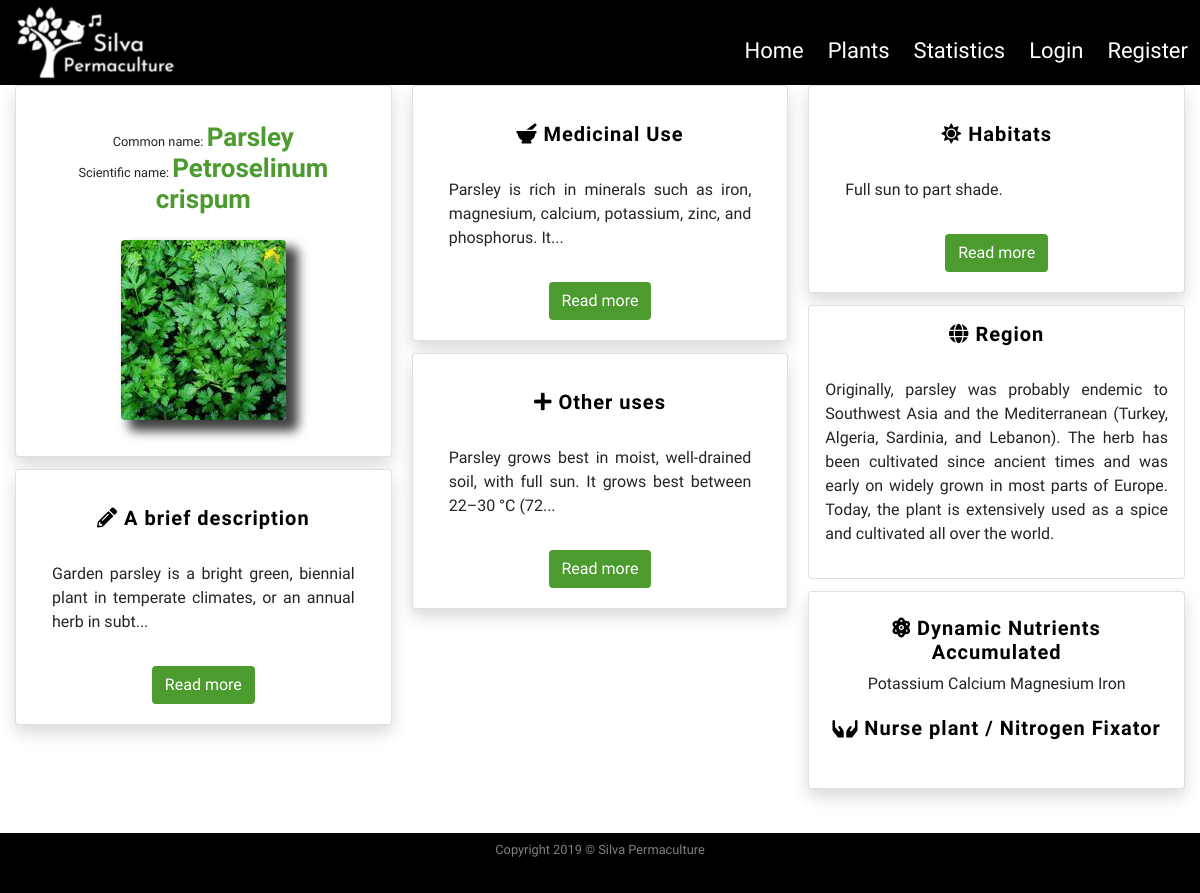
/plants/12, run on the app's committed database.
### silvapermaculture/models.py (models this page shows, shortened)
class SearchitMixin(object):
    @classmethod
    def search(cls, expression, page, per_page):
        ids, total = search_index(cls.__tablename__, expression, page, per_page)
        if total == 0:
            return cls.query.filter_by(id=0), 0
        when = []
        for i in range(len(ids)):
            when.append((ids[i],i))
        return cls.query.filter(cls.id.in_(ids)).order_by(
            db.case(when, value=cls.id)), total

class Plants(SearchitMixin, db.Model):
    __searchit__ = ['common_name', 'botanical_name', 'medicinal', 'region']
    id = db.Column(db.Integer, primary_key=True)
    common_name = db.Column(db.String(40), nullable=False)
    botanical_name = db.Column(db.String(80), unique=True, nullable=False)
    short_description = db.Column(db.Text, nullable=False)
    medicinal = db.Column(db.Text, nullable=False)
    other_uses = db.Column(db.Text, nullable=False)
    habitats = db.Column(db.Text, nullable=False)
    region = db.Column(db.Text, nullable=False)
    image_file = db.Column(db.String(100), default='default_plant_pic.jpg')
    date_added = db.Column(db.DateTime, nullable=False, default=datetime.utcnow)
    user_id = db.Column(db.Integer, db.ForeignKey('user.id'), nullable=False)
    dna = db.relationship('Dna', secondary = plants_dna_table)  # Dynamic_Nutrient_Accumulated
    nfn = db.relationship('Nfn', secondary = plants_nfn_table)  # Nitrogen_Fixers_Nursing

class Dna(db.Model):
    id = db.Column(db.Integer, primary_key=True)
    element = db.Column(db.String(15))
    def __repr__(self):
        return '{}'.format(self.element)

### silvapermaculture/plants/routes.py (the view)
@plants.route("/plants/<int:plant_id>")
def plant(plant_id):
    plant = Plants.query.get_or_404(plant_id)
    return render_template('plant.html', title=plant.common_name, plant=plant)

### silvapermaculture/templates/plant.html (shortened to what this page needs)
{% extends "layout.html" %}
    {% block content %}
        <div class="row">
            <div class="col-12">
                <div class="card-columns">
           <div class="card shadow text-center">
            <div class="card-body">
              <h1 class="my-2 py-2 text-center small">Common name: <span class="titles">{{ plant.common_name }}</span><br/>
                Scientific name: <span class="titles">{{ plant.botanical_name }} </span></h1>
              <img class="img-fluid rounded my-3 d-block mx-auto" id="plantShadow" src="{{ url_for('static', filename='img/plants/' + plant.image_file) }}"  alt="Default plant image"/>
            </div>
          </div>
          <div class="card shadow text-center">
            <div class="card-body">
              <h3 class="my-3 infoPlantHeadings"><i class="fas fa-pencil-alt"></i> A brief description </h3>
              <p class="text-justify p-3">{{ plant.short_description|truncate(100, true, "...") }}</p>
                    <button type="button" class="btn btn-readmore" data-toggle="modal" data-target="#briefDescription">
                      Read more
                    </button>
            </div>
          </div>
          <div class="card shadow text-center">
                <div class="card-body">
                    <h3 class="my-3 infoPlantHeadings"><i class="fas fa-mortar-pestle"></i> Medicinal Use</h3>
                    <p class="text-justify p-3">{{ plant.medicinal|truncate(100, true, "...") }}</p>
                    <button type="button" class="btn btn-readmore" data-toggle="modal" data-target="#Medicinal">
                      Read more
                    </button>
                </div>
          </div>
          <div class="card shadow text-center">
            <div class="card-body">
              <h3 class="my-3 infoPlantHeadings"><i class="fas fa-plus"></i> Other uses</h3>
              <p class="text-justify p-3">{{ plant.other_uses|truncate(100, true, "...") }}</p>
                    <button type="button" class="btn btn-readmore" data-toggle="modal" data-target="#otherUses">
                      Read more
                    </button>
            </div>
          </div>
          <div class="card shadow text-center">
            <div class="card-body">
              <h3 class="my-3 infoPlantHeadings"><i class="fas fa-sun"></i> Habitats</h3>
              <p class="text-justify p-3">{{ plant.habitats|truncate(100, true, "...") }}</p>
                    <button type="button" class="btn btn-readmore" data-toggle="modal" data-target="#Habitats">
                      Read more
                    </button>
            </div>
          </div>
          <div class="card text-center">
            <h3 class="my-3 infoPlantHeadings"><i class="fas fa-globe"></i> Region</h3>
             <p class="text-justify p-3">{{ plant.region }}</p>
          </div>
          <div class="card shadow text-center">
            <div class="card-body">
              <h3 class="my-1 infoPlantHeadings"><i class="fas fa-atom"></i> Dynamic Nutrients Accumulated</h3>
                    <p class="text-center p-1">
                        {% for element in plant.dna %}
                        {{ element }}
                        {% endfor %}
                    </p>
              <h3 class="my-1 infoPlantHeadings"><i class="fas fa-hands"></i> Nurse plant / Nitrogen Fixator</h3>
                    <p class="text-center p-1">
                    </p>
            </div>
          </div>
        </div>
            </div>
        </div>
        <div class="row">
            <div class="col-12">
                <div class="my-2 p-2">
                </div>
            </div>
        </div>
    {% endblock content %} #Jinja2 allows to put the name of the block here so to know which block is closing if we have multiple.

### silvapermaculture/static/css/style.css (style rules this page uses)
html, body { height: 100% }
body { font-family: 'Nunito Sans', sans-serif; font-size: 16px; display: flex; flex-direction: column; }
.titles { color: #4B9B2F; font-size:26px; font-weight: bold }
.btn-readmore, .btn-search { background-color: #4B9B2F; color:white; transition: all .6s }
#plantShadow { -webkit-box-shadow: 10px 9px 11px 2px rgba(0,0,0,0.75); -moz-box-shadow: 10px 9px 11px 2px rgba(0,0,0,0.75); box-shadow: 10px 9px 11px 2px rgba(0,0,0,0.75); }
.infoPlantHeadings { font-size: 20px; letter-spacing: 1px; font-weight: bold; color: black }
@media (min-width: 34em) { .card-columns { -webkit-column-count: 2; -moz-column-count: 2; column-count: 2; } }
@media (min-width: 48em) { .card-columns { -webkit-column-count: 2; -moz-column-count: 2; column-count: 2; } }
@media (min-width: 62em) { .card-columns { -webkit-column-count: 3; -moz-column-count: 3; column-count: 3; } }
@media (min-width: 75em) { .card-columns { -webkit-column-count: 3; -moz-column-count: 3; column-count: 3; } }

### data on the page
Plants: common_name "Parsley", botanical_name "Petroselinum crispum", image_file (picture), short_description "Garden parsley is a bright green, biennial plant in temperate climates, or an annual herb in subt...", medicinal "Parsley is rich in minerals such as iron, magnesium, calcium, potassium, zinc, and phosphorus. It...", other_uses "Parsley grows best in moist, well-drained soil, with full sun. It grows best between 22–30 °C (72...", habitats "Full sun to part shade.", region "Originally, parsley was probably endemic to Southwest Asia and the Mediterranean (Turkey, Algeria, Sardinia, and Lebanon). The herb has been cultivated since ancient times and was early on widely grown in most parts of Europe. Today, the plant is extensively used as a spice and cultivated all over the world."
Dna: element "Potassium"
Dna: element "Calcium"
Dna: element "Magnesium"
Dna: element "Iron"
